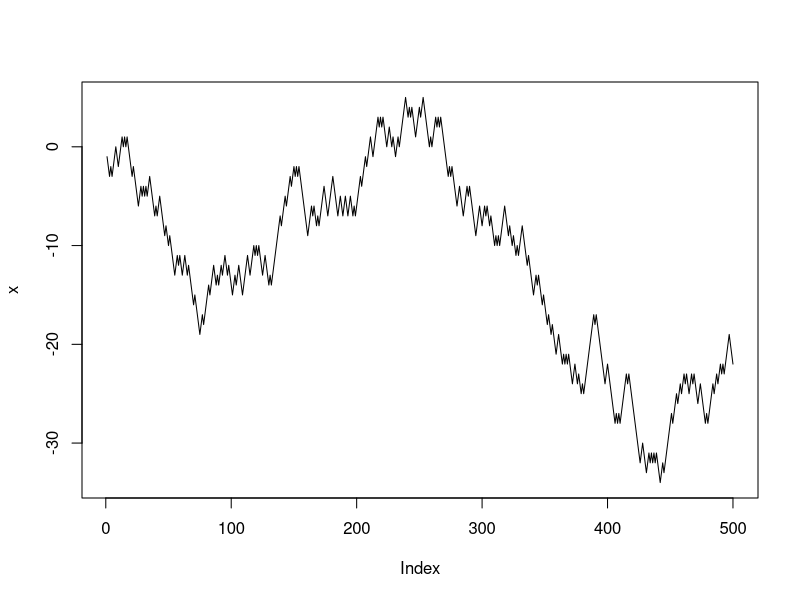
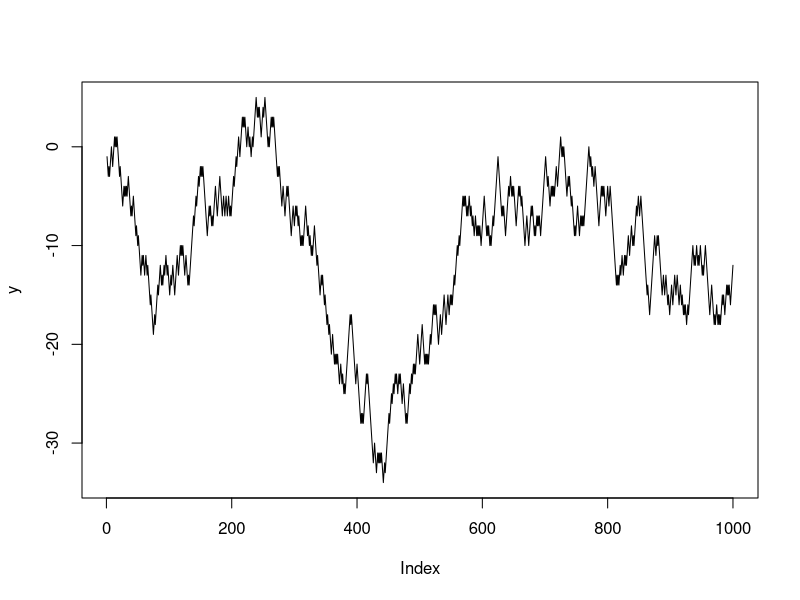
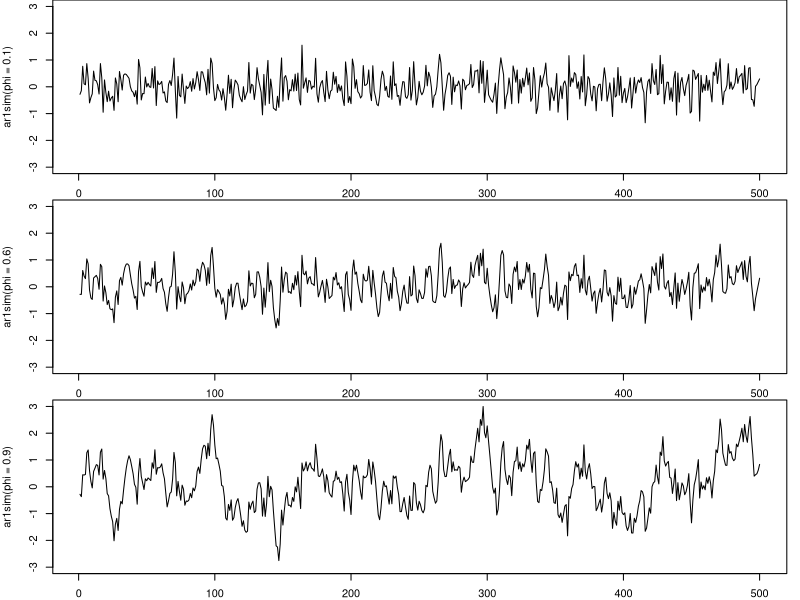
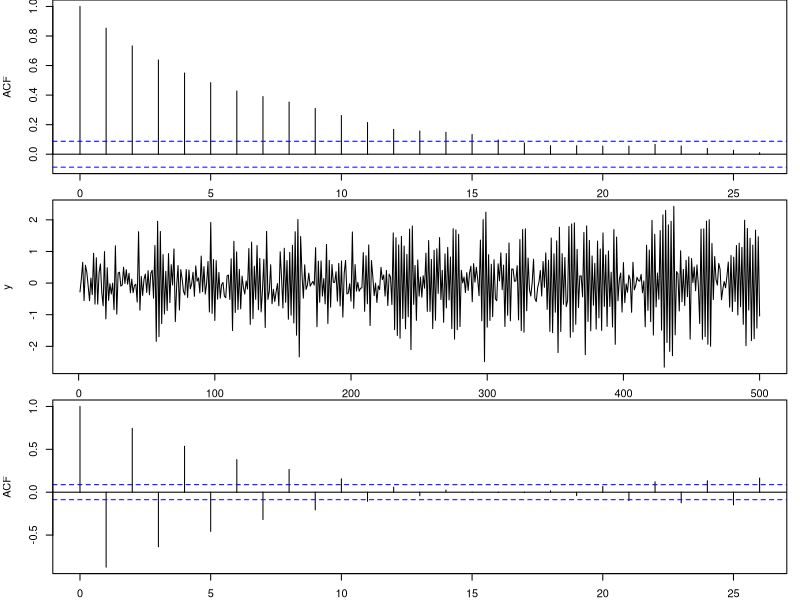
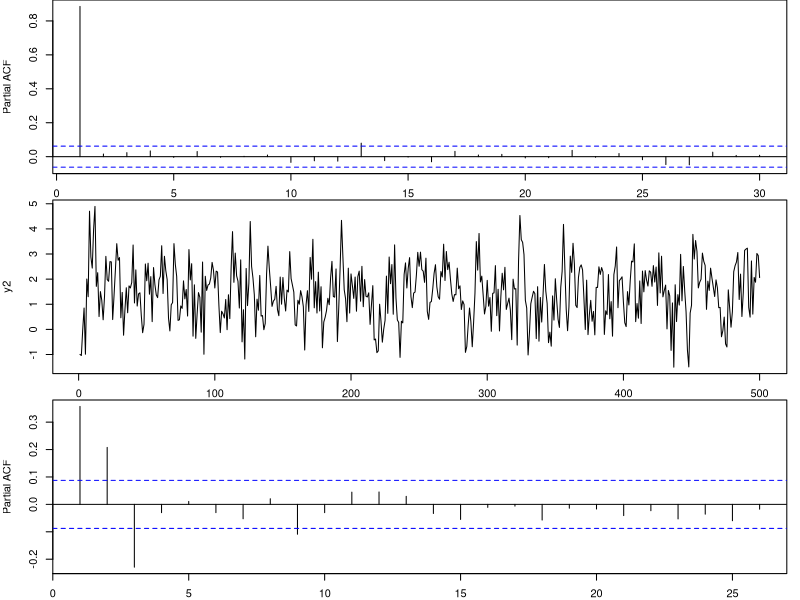

Recreate these plots in R, in order.
## ---- chunk 1
set.seed(123)
x <- cumsum(sample(c(-1, 1), size=500, replace=TRUE))
plot(x, type = 'l')
## ---- chunk 2
set.seed(123)
y <- cumsum(sample(c(-1, 1), size=1000, replace=TRUE))
## ---- chunk 3
plot(y, type = 'l')
## ---- chunk 4
# Some R code to simulate data from an AR1 model
set.seed(123)
T = 100
t_seq = 1:T
sigma = 1
alpha = 1
phi = 0.6
y = rep(NA,T)
y[1] = rnorm(1,0,sigma)
for(t in 2:T) y[t] = rnorm(1,alpha + phi * y[t-1], sigma)
## ---- chunk 5
ar1sim <- function(T=500, sigma=0.5, alpha=0, phi=0.6){
  set.seed(123)
  y = rep(NA,T)
  y[1] = rnorm(1,0,sigma)
  for(t in 2:T) y[t] = rnorm(1,alpha + phi*y[t-1], sigma)
  y
}
par(mfrow = c(3,1), mar = c(2,4,0,1))
plot(ar1sim(phi=0.1),type='l', ylim = c(-3,3))
plot(ar1sim(phi=0.6),type='l', ylim = c(-3,3))
plot(ar1sim(phi=0.9),type='l', ylim = c(-3,3))

## ---- chunk 6
acf(ar1sim(T = 500, phi = 0.9))
## ---- chunk 7
y <- ar1sim(T = 500, phi = -0.9)
plot(y, type = 'l')
## ---- chunk 8
acf(y)
## ---- chunk 9
pacf(ar1sim(T = 1000, phi = 0.9))
## ---- chunk 10
# Also simulate an AR(p) process
T = 500
t_seq = 1:T
sigma = 1
alpha = 1
p = 3
phi2 = c(0.3,0.3,-0.3)
y2 = rep(NA,T)
y2[1:p] = rnorm(p,0,sigma)
for(t in (p+1):T) y2[t] = rnorm(1,alpha + sum( phi2 * y2[(t-1):(t-p)] ), sigma)
plot(t_seq,y2,type='l')
## ---- chunk 11
pacf(y2)
